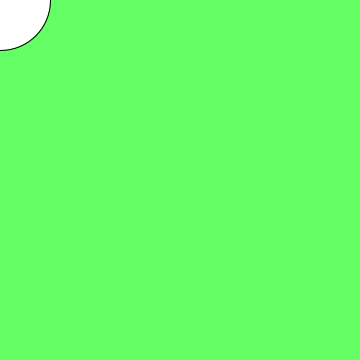
Frame 1 (no input)
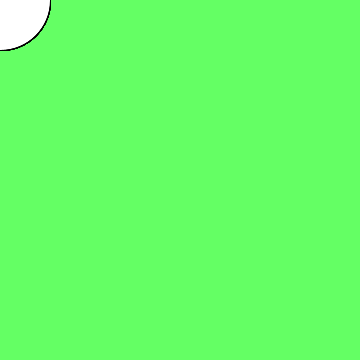
Frame 60 (the mouse pressed at the canvas centre just before this capture)
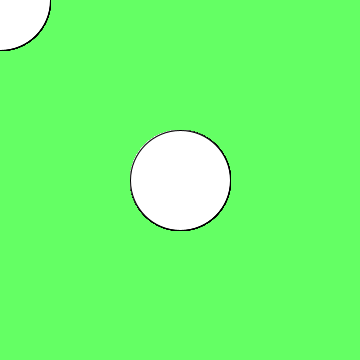
Frame 120 (the mouse held since frame 60 and released just before this capture)

The Processing sketch that drew these frames (run headless with seeded random() and noise(); from frame 60 on, the mouse is pressed at the canvas centre):

// Processing sketch: processing_30362
// ── processing_30362.pde

void setup(){
  background(100,400,100);
  size(360,360);
}
void draw(){
  ellipseMode(CENTER);
  ellipse(mouseY,mouseX,100,100);
  
}
